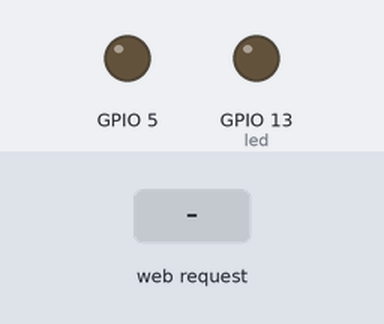
Bench run of a sketch on a simulated ESP8266 (NodeMCU). On the bench: output pins drawn as LEDs (lit = HIGH). The inputs (shaded band) are chosen by the test bench. WiFi joins after 1.5 s; servers stay silent unless stated; what the sketch prints to the serial monitor is not drawn.

Above: at 2.7 s.
2.8 s: HTTP request GET /on received
At 4.0 s:
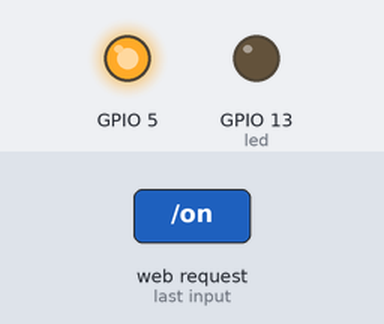
4.3 s: HTTP request GET /off received
At 5.1 s:
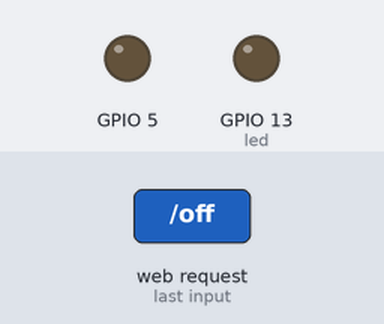
Timing chart, 0 to 7.3 s (numbered marks = the images above; inputs shaded):
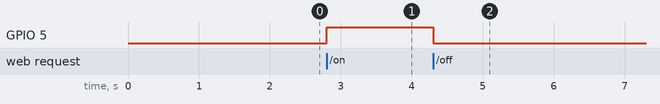

The sketch:

string_lights_nodemcu.ino
```cpp
#include <ESP8266WiFi.h>
#include <WiFiClient.h>
#include <ESP8266WebServer.h>
#include <ESP8266mDNS.h>

const char* ssid = "MyCoolSSID";
const char* password = "mySecretWiFiPassowrd";

ESP8266WebServer server(80);

const int led = 13;

void handleRoot() {
  digitalWrite(led, 1);
  server.send(200, "text/plain", "hello from the christmas lights!");
  digitalWrite(led, 0);
}

void handleNotFound(){
  digitalWrite(led, 1);
  String message = "File Not Found\n\n";
  message += "URI: ";
  message += server.uri();
  message += "\nMethod: ";
  message += (server.method() == HTTP_GET)?"GET":"POST";
  message += "\nArguments: ";
  message += server.args();
  message += "\n";
  for (uint8_t i=0; i<server.args(); i++){
    message += " " + server.argName(i) + ": " + server.arg(i) + "\n";
  }
  server.send(404, "text/plain", message);
  digitalWrite(led, 0);
}

void setup(void){
  pinMode(led, OUTPUT);
  digitalWrite(led, 0);
  pinMode(5, OUTPUT);
  Serial.begin(115200);
  WiFi.begin(ssid, password);
  Serial.println("");

  // Wait for connection
  while (WiFi.status() != WL_CONNECTED) {
    delay(500);
    Serial.print(".");
  }
  Serial.println("");
  Serial.print("Connected to ");
  Serial.println(ssid);
  Serial.print("IP address: ");
  Serial.println(WiFi.localIP());

  if (MDNS.begin("esp8266")) {
    Serial.println("MDNS responder started");
  }

  server.on("/", handleRoot);

  server.on("/off", [](){
    digitalWrite(5, LOW);
    server.send(200, "text/plain", "lights turned on");
  });
  server.on("/on", [](){
    digitalWrite(5, HIGH);
    server.send(200, "text/plain", "lights turned off");
  });

  server.onNotFound(handleNotFound);

  server.begin();
  Serial.println("HTTP server started");
}

void loop(void){
  server.handleClient();
}
```

Measured:
- after the input at 2.8 s, GPIO 5: LOW → HIGH at once
- after the input at 4.3 s, GPIO 5: HIGH → LOW at once
